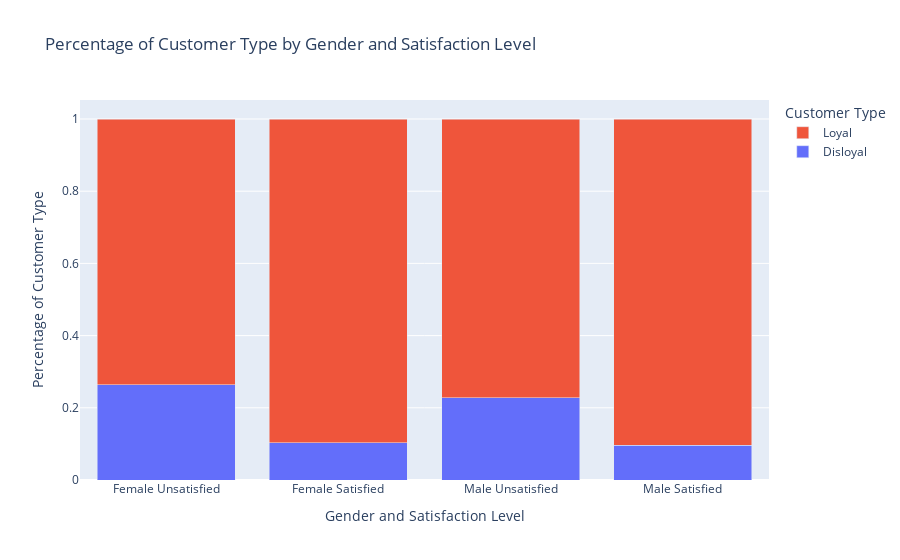

The code cell stored with this chart in its notebook:
### Markdown cell above
### Impact of Satisfaction to Loyalty

### Code cell
import plotly.graph_objs as go

# Copy the dataframe and rename the values in the 'Customer Type' and 'satisfaction' columns
df_copy = df.copy()
df_copy['Customer Type'] = df_copy['Customer Type'].replace({'Loyal Customer': 'Loyal', 'disloyal Customer': 'Disloyal'})
df_copy['satisfaction'] = df_copy['satisfaction'].replace({'neutral or dissatisfied': 'Unsatisfied', 'satisfied': 'Satisfied'})

# Use cross-tabulation to get the count of each customer type and satisfaction level for each gender
ct = pd.crosstab(index=[df_copy['Gender'], df_copy['satisfaction']], columns=df_copy['Customer Type'], normalize='index')

# Convert the cross-tabulation result to a DataFrame and reset the index
ct_df = ct.reset_index()

# Prepare data for the stacked bar chart
x_labels = ct_df['Gender'].astype(str) + ' ' + ct_df['satisfaction'].astype(str)

fig = go.Figure(data=[
    go.Bar(name='Disloyal', x=x_labels, y=ct_df['Disloyal']),
    go.Bar(name='Loyal', x=x_labels, y=ct_df['Loyal'])
])

# Set the labels and legend
fig.update_layout(
    barmode='stack',
    xaxis_title='Gender and Satisfaction Level',
    yaxis_title='Percentage of Customer Type',
    title='Percentage of Customer Type by Gender and Satisfaction Level',
    legend_title='Customer Type'
)

fig.show()

### Figure 1 — Plotly figure (JSON) as saved in the notebook; plotly's stock layout.template omitted (floating-point values rounded to 4 significant figures)
{"data": [{"name": "Disloyal", "type": "bar", "x": ["Female Unsatisfied", "Female Satisfied", "Male Unsatisfied", "Male Satisfied"], "y": [0.2632, 0.103, 0.2281, 0.09648]}, {"name": "Loyal", "type": "bar", "x": ["Female Unsatisfied", "Female Satisfied", "Male Unsatisfied", "Male Satisfied"], "y": [0.7368, 0.897, 0.7719, 0.9035]}], "layout": {"barmode": "stack", "legend": {"title": {"text": "Customer Type"}}, "title": {"text": "Percentage of Customer Type by Gender and Satisfaction Level"}, "xaxis": {"title": {"text": "Gender and Satisfaction Level"}}, "yaxis": {"title": {"text": "Percentage of Customer Type"}}}}
